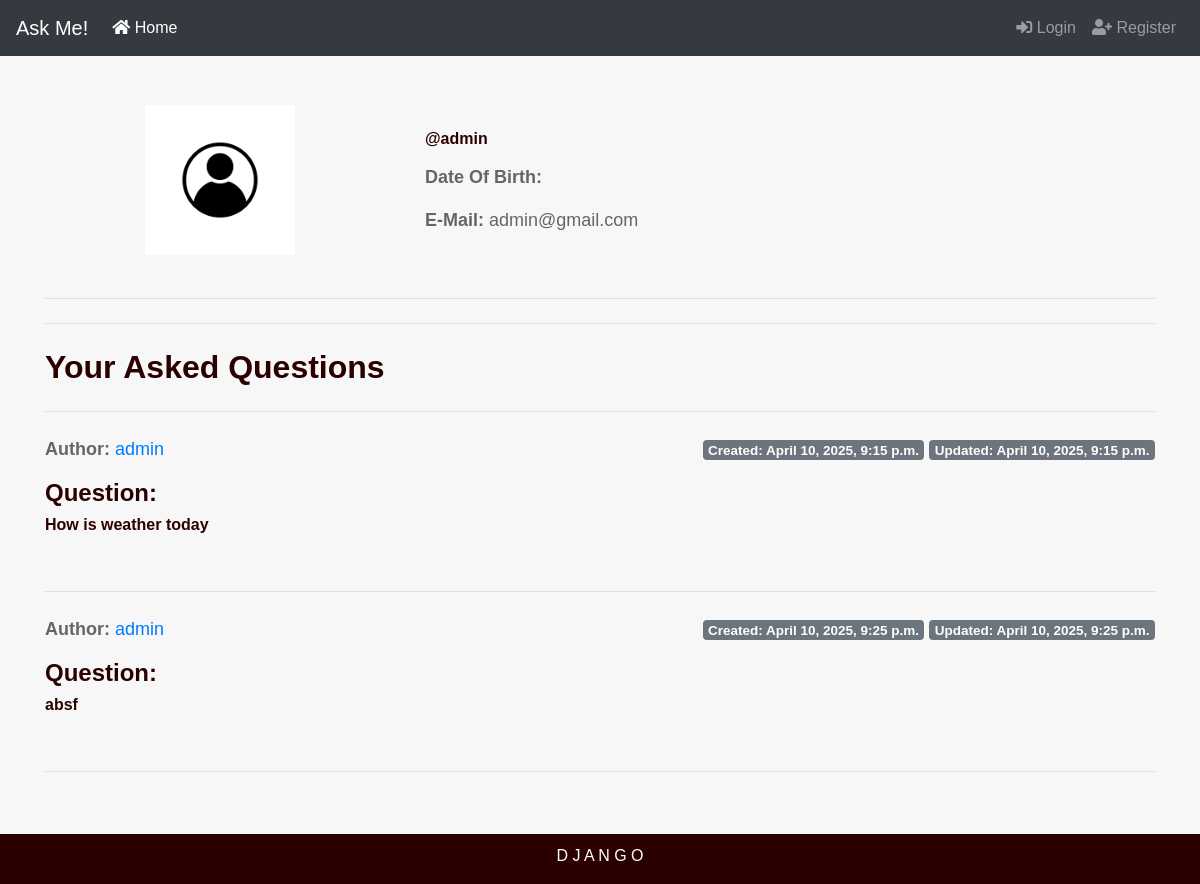
Page /askme/profilepage/admin/ on the committed database.
### myapp/models.py (models this page shows, shortened)
class Question(models.Model):
    slug = models.SlugField(max_length=120)
    author = models.ForeignKey(User , related_name='blog_posts' , on_delete=models.CASCADE)
    body = models.TextField()
    created = models.DateTimeField(auto_now_add=True)
    updated = models.DateTimeField(auto_now=True)

### myapp/views.py (the view)
# urls.py: path('profilepage/<str:username>/',views.profilepage,name='profilepage'),
def profilepage(request,username):
    user = User.objects.get(username=username)
    questions = Question.objects.filter(author=user)
    profile = Profile.objects.all()
    context = {
        'questions': questions,
        'profile' : profile,
        'user':user,
    }
    return render(request,'profile.html',context)

### templates/profile.html (shortened to what this page needs)
{% extends 'base.html' %}
{% load static %}
{% block content %}
    <div class="row my-2">
        <div class="col-lg-4 order-lg-1 text-center">
            {% if user.profile.photo %}
                <img src="{{ user.profile.photo.url }}" class="mx-auto img-fluid img-circle d-block" alt="avatar" width="150" height="150">
            {% else %}
                <img src="{% static 'image.png' %}" class="mx-auto img-fluid img-circle d-block" alt="avatar" width="150" height="150">
            {% endif %}
        </div>
        <div class="col-lg-8 order-lg-2">
            <div class="tab-content py-4">
                <div class="tab-pane active" id="profile">
                    <h6>@{{ user.username }}</h6>
                    <div class="row">
                        <div class="col-md-6">
                            <p><strong>Date Of Birth: </strong>{{ user.profile.dob }}</p>
                            <p><strong>E-Mail: </strong>{{ user.email }}</p>
                        </div>
                    </div>
                </div>
            </div>
        </div>
    </div>
    <hr class="my-4">
    <hr class="my-4">
    <div>
        <h2 class="display-6">Your Asked Questions</h2>
        <hr class="my-4">
        {% for q in questions %}
            <div>
                <p><strong>Author: </strong><a href="{% url 'askme:profilepage' q.author %}">{{ q.author }}</a>
                    <span class="float-right">
                        <span class="badge badge-secondary">Created: {{ q.created }}</span>
                        <span class="badge badge-secondary">Updated: {{ q.updated }}</span>
                    </span>
                </p>
                <h4>Question:</h4><h6>{{ q.body }}</h6>
            </div>
            <br>
            <hr class="my-4">
        {% endfor %}
    </div>
    <br>
    <br>
{% endblock %}

### static/app.css (style rules this page uses)
* { margin: 0; padding: 0; box-sizing: border-box; }
body { font-family: Arial, sans-serif; }
.jumbotron p { font-size: 18px; color: #666; }
h1, h2, h3, h4, h5, h6 { font-weight: bold; color: #2b0000; }

### rows in the picture
Question: author "admin", created "April 10, 2025, 9:15 p.m.", updated "April 10, 2025, 9:15 p.m.", body "How is weather today"
Question: author "admin", created "April 10, 2025, 9:25 p.m.", updated "April 10, 2025, 9:25 p.m.", body "absf"

### other values in the picture
{{ user.username }} "admin"
{{ user.email }} "admin@gmail.com"
